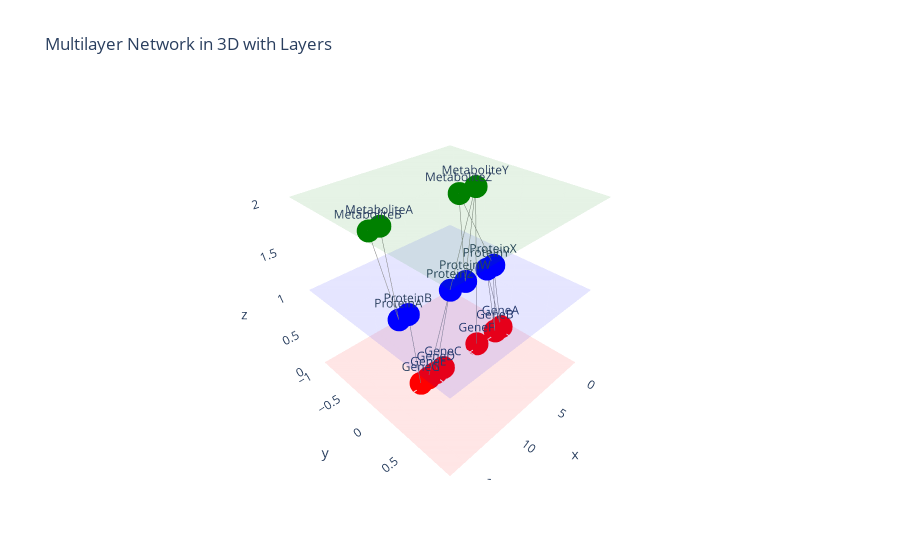

The notebook cell saved with this chart:
### Code cell
# plot_multilayer_network(
#     df=df_edges,
#     from_col='from_node',
#     to_col='to_node',
#     from_layer_col='from_layer',
#     to_layer_col='to_layer',
#     property_cols=['edge_type', 'edge_weight'],
#     layer_positions={'Genomics': 0, 'Proteomics': 1, 'Metabolomics': 2},
#     layer_colors={'Genomics': 'red', 'Proteomics': 'blue', 'Metabolomics': 'green'}
# )

# Corrected layer_positions and layer_colors dictionaries to match DataFrame layer names
plot_multilayer_network(
    df=df_edges,
    from_col='from_node',
    to_col='to_node',
    from_layer_col='from_layer',
    to_layer_col='to_layer',
    property_cols=['edge_type', 'edge_weight'],
    layer_positions={'genes': 0, 'proteins': 1, 'metabolites': 2},
    layer_colors={'genes': 'red', 'proteins': 'blue', 'metabolites': 'green'}
)

### Figure 1 — Plotly figure (JSON) as saved in the notebook; plotly's stock layout.template omitted (floating-point values rounded to 4 significant figures)
{"data": [{"hoverinfo": "none", "line": {"color": "grey", "width": 1}, "mode": "lines", "type": "scatter3d", "x": [0, 2, null, 0, 3, null, 1, 2, null, 1, 3, null, 2, 7, null, 4, 5, null, 5, 8, null, 5, 6, null, 6, 7, null, 9, 10, null, 10, 8, null, 11, 8, null, 12, 13, null, 14, 15, null, 14, 16, null], "y": [0, 0, null, 0, 0, null, 0, 0, null, 0, 0, null, 0, 0, null, 0, 0, null, 0, 0, null, 0, 0, null, 0, 0, null, 0, 0, null, 0, 0, null, 0, 0, null, 0, 0, null, 0, 0, null, 0, 0, null], "z": [0, 1, null, 0, 1, null, 0, 1, null, 0, 1, null, 1, 2, null, 0, 2, null, 2, 1, null, 2, 1, null, 1, 2, null, 0, 0, null, 0, 1, null, 0, 1, null, 0, 1, null, 1, 2, null, 1, 2, null]}, {"marker": {"color": ["red", "red", "blue", "blue", "red", "green", "blue", "green", "blue", "red", "red", "red", "red", "blue", "blue", "green", "green"], "size": 8}, "mode": "markers+text", "text": ["GeneA", "GeneB", "ProteinX", "ProteinY", "GeneF", "MetaboliteY", "ProteinW", "MetaboliteZ", "ProteinZ", "GeneC", "GeneD", "GeneE", "GeneG", "ProteinB", "ProteinA", "MetaboliteA", "MetaboliteB"], "textposition": "top center", "type": "scatter3d", "x": [0, 1, 2, 3, 4, 5, 6, 7, 8, 9, 10, 11, 12, 13, 14, 15, 16], "y": [0, 0, 0, 0, 0, 0, 0, 0, 0, 0, 0, 0, 0, 0, 0, 0, 0], "z": [0, 0, 1, 1, 0, 2, 1, 2, 1, 0, 0, 0, 0, 1, 1, 2, 2]}, {"color": "red", "hoverinfo": "none", "opacity": 0.1, "type": "mesh3d", "x": [-1, 17, 17, -1], "y": [-1, -1, 1, 1], "z": [0, 0, 0, 0]}, {"color": "blue", "hoverinfo": "none", "opacity": 0.1, "type": "mesh3d", "x": [-1, 17, 17, -1], "y": [-1, -1, 1, 1], "z": [1, 1, 1, 1]}, {"color": "green", "hoverinfo": "none", "opacity": 0.1, "type": "mesh3d", "x": [-1, 17, 17, -1], "y": [-1, -1, 1, 1], "z": [2, 2, 2, 2]}], "layout": {"scene": {"xaxis": {"showbackground": false}, "yaxis": {"showbackground": false}, "zaxis": {"showbackground": false}}, "showlegend": false, "title": {"text": "Multilayer Network in 3D with Layers"}}}
